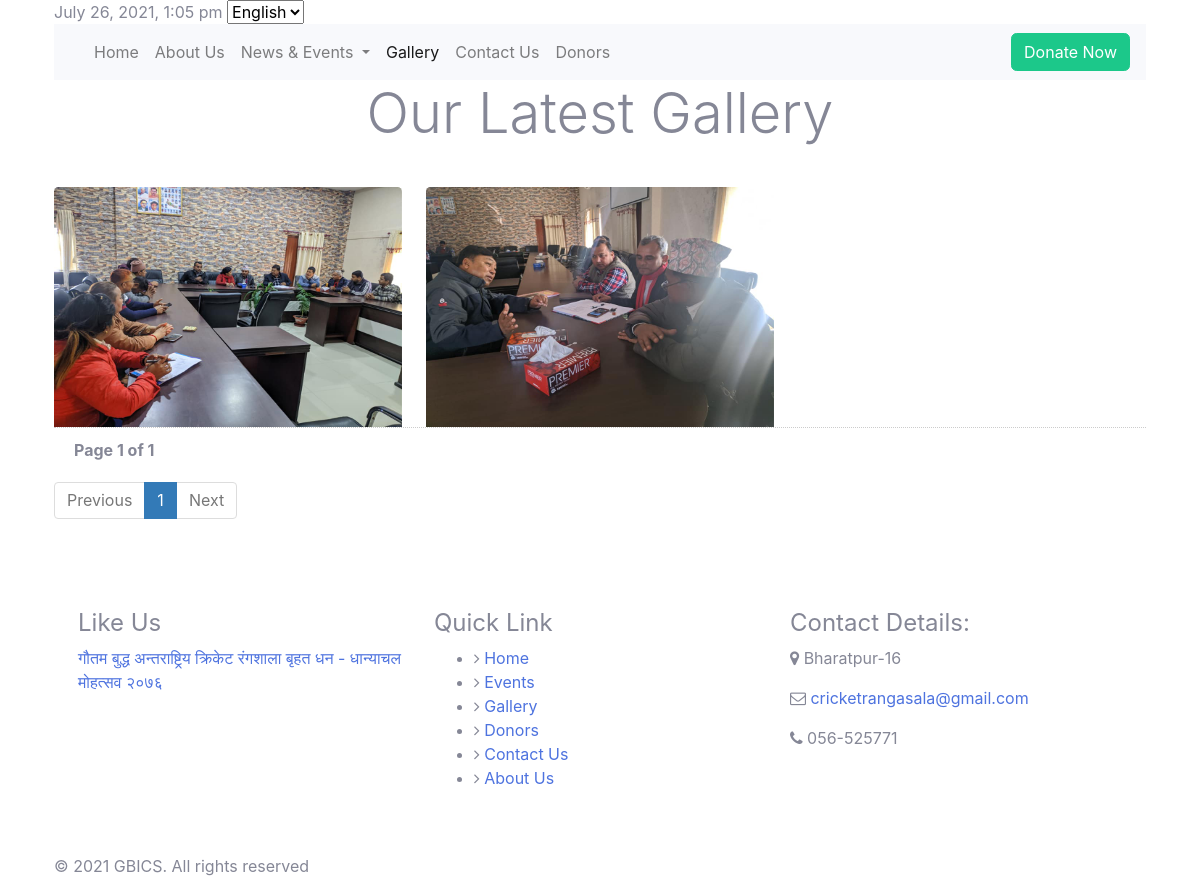
The app's page /en?p=gallery with its own data.
### tables this page shows
CREATE TABLE `tbl_gallery_images` (
  `id` int(11) NOT NULL,
  `gid` int(11) NOT NULL,
  `imagename` varchar(255) NOT NULL,
  `status` enum('0','1') NOT NULL DEFAULT '1'
);

CREATE TABLE `tbl_contact` (
  `id` int(11) NOT NULL,
  `email` varchar(90) NOT NULL,
  `phoneno` varchar(15) NOT NULL,
  `address` varchar(255) NOT NULL
);

### en/controller/GalleryController.php (called while the page is built)
<?php
include 'view/gallery.php';

### en/model/model.php (called while the page is built, shortened)
<?php
function db_connect()
{
    $host = "localhost";
    $username = "root";
    $password = "";
    $database = "GBICS";
    $conxn = mysqli_connect($host, $username, $password, $database) or die(mysqli_error($conxn));
    return $conxn;
}
function countGallery()
{
    $conxn = db_connect();
    $sql = "SELECT COUNT(*) As total_records FROM tbl_gallery  join tbl_gallery_images on tbl_gallery.gid = tbl_gallery_images.gid WHERE tbl_gallery.status= '1' and tbl_gallery_images.status='1'";
    $result_count = mysqli_query($conxn, $sql) or die(mysqli_error($conxn));
    $total_records = mysqli_fetch_array($result_count);
    return $total_records['total_records'];
}
function GetGallery($offset, $total_records_per_page)
{
    $conxn = db_connect();
    $events = array();
    $sql = "Select * FROM tbl_gallery join tbl_gallery_images on tbl_gallery.gid = tbl_gallery_images.gid WHERE tbl_gallery.status= '1' and tbl_gallery_images.status='1' LIMIT $offset, $total_records_per_page";
    $result = mysqli_query($conxn, $sql) or die(mysqli_error($conxn));
    if ($result->num_rows > 0) {
        while ($row = mysqli_fetch_assoc($result)) {
            array_push($events, $row);
        }
        return $events;
    } else {
        return false;
    }
}
function getContact()
{
    $conxn = db_connect();
    $sql = "SELECT * FROM tbl_contact";
    $result = mysqli_query($conxn, $sql) or die(mysqli_error($conxn));
    if ($result->num_rows > 0) {
        $row = mysqli_fetch_assoc($result);
        return $row;
    } else {
        return false;
    }
}

### en/view/gallery.php (the view, shortened to what this page needs)
<div class="container-fluid latest-gallery">
<?php
if (isset($_GET['page_no']) && $_GET['page_no'] != "") {
    $page_no = $_GET['page_no'];
} else {
    $page_no = 1;
}
$total_records_per_page = 12;
$offset = ($page_no - 1) * $total_records_per_page;
$previous_page = $page_no - 1;
$next_page = $page_no + 1;
$total_records = countGallery();
$total_no_of_pages = ceil($total_records / $total_records_per_page);
$gallery = GetGallery($offset, $total_records_per_page);
?>
    <div class="container">
        <div class="display-4 text-center">Our Latest Gallery</div>
        <div class="row mt-4">
           <?php if (empty($gallery)) {
    echo "No Gallery Founds";
} else {
    foreach ($gallery as $result) {?>
            <div class="col-lg-4 col-md-6 col-sm-12 mt-3">
                <a href="<?php echo '../Admin/' . $result['imagename']; ?>" data-lightbox="example-set" data-title="">
                    <img src="../Admin/<?php echo $result['imagename']; ?>" width="320px" height="240px"
                        class="card-img-top img-responsive zoom-img" alt="img">
                </a>
            </div>
            <?php }?>
        </div>
            <div style='padding: 10px 20px 0px; border-top: dotted 1px #CCC;'>
                <strong>Page <?php echo $page_no . " of " . $total_no_of_pages; ?></strong>
            </div>
<div class="bav">
            <ul class="pagination site-pagination">
                <li <?php if ($page_no <= 1) {echo "class='disabled'";}?>>
                    <a <?php if ($page_no > 1) {echo "href='?p=gallery&page_no=$previous_page'";}?>>Previous</a>
                </li>
                <?php
if ($total_no_of_pages <= 10) {
        for ($counter = 1; $counter <= $total_no_of_pages; $counter++) {
            if ($counter == $page_no) {
                echo "<li class='active'><a>$counter</a></li>";
            } else {
                echo "<li><a href='?p=gallery&page_no=$counter'>$counter</a></li>";
            }
        }
    }
    ?>
                <li <?php if ($page_no >= $total_no_of_pages) {echo "class='disabled'";}?>>
                    <a <?php if ($page_no < $total_no_of_pages) {echo "href='?p=gallery&page_no=$next_page'";}?>>Next</a>
                </li>
            </ul>
</div>
            <?php }?>
        </div>
    </div>

### en/view/header.php (shortened to what this page needs)
<!doctype html>
<html lang="en">
<head>
    <link rel="stylesheet" href="resource/css/bootstrap.min.css">
    <link rel="stylesheet" href="resource/css/style.css">
    <link rel="stylesheet" href="resource/css/lightbox.css">
    <link rel="stylesheet" href="https://stackpath.bootstrapcdn.com/font-awesome/4.7.0/css/font-awesome.min.css
">
</head>
<body>

### en/view/nav.php (shortened to what this page needs)
<div class="container-fluid">
    <div class="top-header">
        <div class="container">
            <span class="top-header__date"><?php date_default_timezone_set('Asia/Kathmandu');
$date = date("F j, Y, g:i a");
echo ($date);
?></span>
            <span class="top-header__language">
                <select>
                    <option>English</option>
                </select>
            </span>
        </div>
    </div>
</div>
<div class="container">
    <nav class="navbar navbar-expand-lg navbar-light bg-light">
        <div class="collapse navbar-collapse" id="navbarSupportedContent">
            <ul class="navbar-nav mr-auto">
                <li class="nav-item <?php $p = $_GET['p'];if ($p == "home") {echo "active";}?>">
                    <a class="nav-link " href="?p=home">Home <span class="sr-only">(current)</span></a>
                </li>
                <li class="nav-item <?php $p = $_GET['p'];if ($p == "about") {echo "active";}?>">
                    <a href="?p=about" class="nav-link">About Us</a>
                </li>
                <li
                    class="nav-item dropdown <?php $p = $_GET['p'];if ($p == "events") {echo "active";}if ($p == "news") {echo "active";}if ($p == "notice") {echo "active";}?>">
                    <a class="nav-link dropdown-toggle" href="#" id="navbarDropdown" role="button"
                        data-toggle="dropdown" aria-haspopup="true" aria-expanded="false">
                        News & Events
                    </a>
                </li>
                <li class="nav-item <?php $p = $_GET['p'];if ($p == "gallery") {echo "active";}?>">
                    <a href="?p=gallery" class="nav-link">Gallery</a>
                </li>
                <li class="nav-item <?php $p = $_GET['p'];if ($p == "contact") {echo "active";}?>">
                    <a href="?p=contact" class="nav-link">Contact Us</a>
                </li>
                <li class="nav-item <?php $p = $_GET['p'];if ($p == "donors") {echo "active";}?>">
                    <a href="?p=donors" class="nav-link">Donors</a>
                </li>
            </ul>
            <a href="http://gbics.esewa.com.np" target="_blank"> <button class="btn btn-success my-2 my-sm-0"
                    type="submit">Donate Now</button>
            </a>
        </div>
    </nav>
</div>

### en/index.php (shortened to what this page needs)
<?php
include 'view/header.php';
include 'view/nav.php';
include 'model/model.php';
if (isset($_GET['p'])) {
    $controller = $_GET['p'];
    switch ($controller) {
        case 'gallery':
            include 'controller/GalleryController.php';
            break;
    }
} else {
    include 'controller/HomeController.php';
}
include 'view/footer.php';

### en/view/footer.php (shortened to what this page needs)
<div class="container top-footer">
    <div class="container mt-5 mb-5">
        <div class="row">
           <div class="col-sm-12 col-md-6 col-lg-4 mt-3">
                   <h4>Like Us</h4>
                <div class="fb-page"
                    data-href="https://www.facebook.com/%E0%A4%97%E0%A5%8C%E0%A4%A4%E0%A4%AE-%E0%A4%AC%E0%A5%81%E0%A4%A6%E0%A5%8D%E0%A4%A7-%E0%A4%85%E0%A4%A8%E0%A5%8D%E0%A4%A4%E0%A4%B0%E0%A4%BE%E0%A4%B7%E0%A5%8D%E0%A4%9F%E0%A5%8D%E0%A4%B0%E0%A4%BF%E0%A4%AF-%E0%A4%95%E0%A5%8D%E0%A4%B0%E0%A4%BF%E0%A4%95%E0%A5%87%E0%A4%9F-%E0%A4%B0%E0%A4%82%E0%A4%97%E0%A4%B6%E0%A4%BE%E0%A4%B2%E0%A4%BE-%E0%A4%AC%E0%A5%83%E0%A4%B9%E0%A4%A4-%E0%A4%A7%E0%A4%A8-%E0%A4%A7%E0%A4%BE%E0%A4%A8%E0%A5%8D%E0%A4%AF%E0%A4%BE%E0%A4%9A%E0%A4%B2-%E0%A4%AE%E0%A5%8B%E0%A4%B9%E0%A4%A4%E0%A5%8D%E0%A4%B8%E0%A4%B5-%E0%A5%A8%E0%A5%A6%E0%A5%AD%E0%A5%AC-104895187727759"
                    data-tabs="timeline" data-width="" data-height="400" data-small-header="false"
                    data-adapt-container-width="true" data-hide-cover="false" data-show-facepile="true">
                    <blockquote
                        cite="https://www.facebook.com/%E0%A4%97%E0%A5%8C%E0%A4%A4%E0%A4%AE-%E0%A4%AC%E0%A5%81%E0%A4%A6%E0%A5%8D%E0%A4%A7-%E0%A4%85%E0%A4%A8%E0%A5%8D%E0%A4%A4%E0%A4%B0%E0%A4%BE%E0%A4%B7%E0%A5%8D%E0%A4%9F%E0%A5%8D%E0%A4%B0%E0%A4%BF%E0%A4%AF-%E0%A4%95%E0%A5%8D%E0%A4%B0%E0%A4%BF%E0%A4%95%E0%A5%87%E0%A4%9F-%E0%A4%B0%E0%A4%82%E0%A4%97%E0%A4%B6%E0%A4%BE%E0%A4%B2%E0%A4%BE-%E0%A4%AC%E0%A5%83%E0%A4%B9%E0%A4%A4-%E0%A4%A7%E0%A4%A8-%E0%A4%A7%E0%A4%BE%E0%A4%A8%E0%A5%8D%E0%A4%AF%E0%A4%BE%E0%A4%9A%E0%A4%B2-%E0%A4%AE%E0%A5%8B%E0%A4%B9%E0%A4%A4%E0%A5%8D%E0%A4%B8%E0%A4%B5-%E0%A5%A8%E0%A5%A6%E0%A5%AD%E0%A5%AC-104895187727759"
                        class="fb-xfbml-parse-ignore"><a
                            href="https://www.facebook.com/%E0%A4%97%E0%A5%8C%E0%A4%A4%E0%A4%AE-%E0%A4%AC%E0%A5%81%E0%A4%A6%E0%A5%8D%E0%A4%A7-%E0%A4%85%E0%A4%A8%E0%A5%8D%E0%A4%A4%E0%A4%B0%E0%A4%BE%E0%A4%B7%E0%A5%8D%E0%A4%9F%E0%A5%8D%E0%A4%B0%E0%A4%BF%E0%A4%AF-%E0%A4%95%E0%A5%8D%E0%A4%B0%E0%A4%BF%E0%A4%95%E0%A5%87%E0%A4%9F-%E0%A4%B0%E0%A4%82%E0%A4%97%E0%A4%B6%E0%A4%BE%E0%A4%B2%E0%A4%BE-%E0%A4%AC%E0%A5%83%E0%A4%B9%E0%A4%A4-%E0%A4%A7%E0%A4%A8-%E0%A4%A7%E0%A4%BE%E0%A4%A8%E0%A5%8D%E0%A4%AF%E0%A4%BE%E0%A4%9A%E0%A4%B2-%E0%A4%AE%E0%A5%8B%E0%A4%B9%E0%A4%A4%E0%A5%8D%E0%A4%B8%E0%A4%B5-%E0%A5%A8%E0%A5%A6%E0%A5%AD%E0%A5%AC-104895187727759">गौतम
                            बुद्ध अन्तराष्ट्रिय क्रिकेट रंगशाला बृहत धन - धान्याचल मोहत्सव २०७६</a></blockquote>
                </div>
            </div>
             <div class="col-sm-12 col-md-6 col-lg-4 mt-3">
                <h4>Quick Link</h4>
                <ul>
                    <li><i class="fa fa-angle-right"></i> <a href="?p=home">Home</a></li>
                    <li><i class="fa fa-angle-right"></i> <a href="?p=events">Events</a></li>
                    <li><i class="fa fa-angle-right"></i> <a href="?p=gallery">Gallery</a></li>
                    <li><i class="fa fa-angle-right"></i> <a href="?p=donors">Donors</a></li>
                    <li><i class="fa fa-angle-right"></i> <a href="?p=contact">Contact Us</a></li>
                    <li><i class="fa fa-angle-right"></i> <a href="?p=about">About Us</a></li>
                </ul>
            </div>
            <div class="col-sm-12 col-md-6 col-lg-4 mt-3">
                <h4>Contact Details:</h4>
                <?php $contact = getContact();
?>
                <p>
                    <span class="fa  fa-map-marker" aria-hidden="true"></span> <?php echo $contact['address']; ?>
                </p>
                <p>
                    <span class="fa fa-envelope-o" aria-hidden="true"></span>
                    <a href="mailto:<?php echo $contact['email']; ?>"><?php echo $contact['email']; ?></a>
                </p>
                <p>
                    <span class="fa fa-phone" aria-hidden="true"> </span> <?php echo $contact['phoneno']; ?>
                </p>
            </div>
        </div>
    </div>
</div>
<footer>
    <div class="container">&copy; <?php echo date("Y"); ?> GBICS. All rights reserved </div>
</footer>
</body>
</html>

### en/resource/css/lightbox.css (style rules this page uses)
body:after { content: url(../images/next.png) url(../images/loading.gif) url(../images/prev.png) url(../images/next.png); display: none; }

### records on screen
tbl_gallery_images: imagename (picture)
tbl_gallery_images: imagename (picture)
tbl_contact: address "Bharatpur-16", email "cricketrangasala@gmail.com", phoneno "056-525771"

### other values on screen
$page_no "1"
$total_no_of_pages "1"
